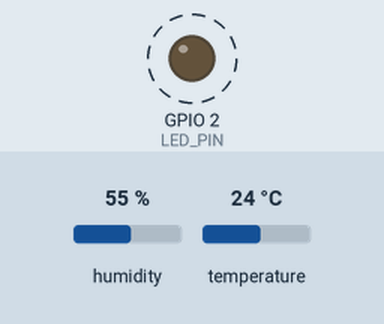
This sketch was run on a simulated ESP32. Shown: output pins drawn as LEDs (lit = HIGH). Dashed ring = blinking. Inputs (shaded band) come from the test bench; at power-on: humidity 55 %, temperature 24 °C. What the sketch prints to the serial monitor is not drawn.

Above: at 0.4 s.
Timing chart, 0 to 3.1 s (numbered marks = the images above):
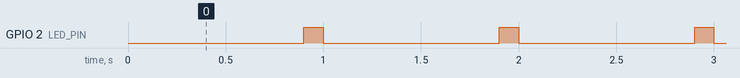

The sketch:

Lab3_DHT11.ino
```cpp
/* ============================================================================
 *  Lab3 : DHT11 — อ่านอุณหภูมิและความชื้น แสดงผลทาง Serial Port
 *  Board : ESP32 Devkit V2      Sensor : DHT11 ที่ GPIO15
 * ----------------------------------------------------------------------------
 *  สิ่งที่ Lab นี้สอน
 *    1. ติดตั้งและใช้ไลบรารี DHT ของ Adafruit
 *    2. อ่านเซนเซอร์ตามรอบเวลาแบบ non-blocking (ไม่ใช้ delay)
 *    3. ตรวจจับการอ่านล้มเหลวด้วย isnan() — เซนเซอร์ราคาถูกพลาดได้เสมอ
 *    4. คำนวณ Heat Index (อุณหภูมิที่ร่างกายรู้สึกจริง)
 *    5. เก็บสถิติ ค่าต่ำสุด/สูงสุด และอัตราการอ่านสำเร็จ
 *
 *  ไลบรารีที่ต้องติดตั้งก่อน (Tools > Manage Libraries...)
 *    - "DHT sensor library"      by Adafruit
 *    - "Adafruit Unified Sensor" by Adafruit   <- IDE จะถามให้ติดตั้งอัตโนมัติ
 *
 *  การต่อสาย  (บอร์ดนี้ต่อมาให้แล้ว ไม่ต้องเดินสายเพิ่ม)
 *    DHT11 VCC  -> 3.3V
 *    DHT11 DATA -> GPIO15   + ตัวต้านทาน pull-up 4.7k-10k ไปยัง 3.3V
 *    DHT11 GND  -> GND
 *
 *  ข้อจำกัดของ DHT11 ที่ต้องรู้
 *    - อ่านได้ไม่เกิน 1 ครั้ง/วินาที (Lab นี้ตั้งไว้ 2 วินาที เผื่อความปลอดภัย)
 *    - ความละเอียด 1 องศา / 1 %  ทศนิยมจึงเป็น .00 เสมอ ไม่ใช่อาการเสีย
 *    - วัดได้ 0-50 C (คลาดเคลื่อน +-2 C) และ 20-80 %RH (คลาดเคลื่อน +-5 %)
 *    - ถ้าต้องการทศนิยมจริงและช่วงวัดกว้างกว่านี้ ต้องเปลี่ยนเป็น DHT22
 *
 *  หมายเหตุ : Serial0 ใช้สายร่วมกับ RS485 บนบอร์ดนี้
 *             ให้ถอดสาย A+/B- ออกก่อนทดสอบ Lab นี้
 * ==========================================================================*/

#include "pins_config.h"
#include <DHT.h>

// สร้างอ็อบเจกต์เซนเซอร์ : ค่า DHT_PIN และ DHT_TYPE มาจาก pins_config.h
DHT dht(DHT_PIN, DHT_TYPE);


// ============================ ค่าคงที่เรื่องเวลา ============================
const uint32_t DHT_INTERVAL_MS = 2000;   // อ่านเซนเซอร์ทุกกี่ ms (ห้ามต่ำกว่า 1000)
const uint32_t LED_ON_MS       = 100;    // LED กะพริบสั้น ๆ เป็นสัญญาณว่ายังไม่แฮงค์
const uint32_t LED_OFF_MS      = 900;


// ======================== ตัวแปรเก็บค่าและสถิติ ============================
uint32_t dhtAt     = 0;      // เวลาที่อ่านเซนเซอร์ครั้งล่าสุด
uint32_t okCount   = 0;      // จำนวนครั้งที่อ่านสำเร็จ
uint32_t failCount = 0;      // จำนวนครั้งที่อ่านล้มเหลว

float lastTemp = NAN;        // ค่าล่าสุดที่อ่านได้
float lastHumi = NAN;

float tempMin = NAN, tempMax = NAN;   // ค่าต่ำสุด/สูงสุดตั้งแต่เปิดเครื่อง
float humiMin = NAN, humiMax = NAN;

/* ทำไมค่าเริ่มต้นเป็น NAN ไม่ใช่ 0 ?
 *   ถ้าตั้ง tempMin = 0 ระบบจะเข้าใจว่าเคยวัดได้ 0 องศาแล้ว
 *   ค่าจริง 28 องศาจะไม่มีทางต่ำกว่า 0 ทำให้ tempMin ค้างที่ 0 ตลอดกาล
 *   NAN แปลว่า "ยังไม่มีข้อมูล" ซึ่งตรงกับความจริงมากกว่า
 */


// ===================== งานที่ 1 : LED heartbeat ============================
uint32_t ledAt    = 0;
bool     ledState = false;

void taskHeartbeat(uint32_t now) {
  uint32_t wait = ledState ? LED_ON_MS : LED_OFF_MS;
  if (now - ledAt < wait) return;

  ledAt    = now;
  ledState = !ledState;
  digitalWrite(LED_PIN, ledState ? HIGH : LOW);
}


// ==================== งานที่ 2 : อ่าน DHT11 ================================
void updateMinMax(float t, float h) {
  if (isnan(tempMin) || t < tempMin) tempMin = t;
  if (isnan(tempMax) || t > tempMax) tempMax = t;
  if (isnan(humiMin) || h < humiMin) humiMin = h;
  if (isnan(humiMax) || h > humiMax) humiMax = h;
}

void taskReadDHT(uint32_t now) {
  if (now - dhtAt < DHT_INTERVAL_MS) return;   // ยังไม่ถึงรอบ -> ไปทำงานอื่น
  dhtAt = now;

  /* หมายเหตุความจริง : ฟังก์ชัน read ของไลบรารีนี้ "หยุดรอ" ประมาณ 25 ms
   * เพราะโปรโตคอล 1-wire ของ DHT บังคับให้ต้องดึงสาย LOW ค้างไว้ 18 ms
   * เป็นข้อจำกัดของตัวเซนเซอร์เอง เลี่ยงไม่ได้ด้วยไลบรารีมาตรฐาน
   *
   * แต่เราคุมได้ว่าจะให้เกิดขึ้นถี่แค่ไหน — ตรงนี้คือ 25 ms ทุก 2 วินาที
   * คิดเป็น 1.25% ของเวลาทั้งหมด อีก 98.75% loop() ยังว่างทำงานอื่นได้ปกติ
   */
  float h = dht.readHumidity();
  float t = dht.readTemperature();        // ค่าเริ่มต้นเป็นองศาเซลเซียส

  // ---- ตรวจสอบความถูกต้องก่อนใช้งานเสมอ ----
  if (isnan(h) || isnan(t)) {
    failCount++;
    Serial.printf("[%6us] อ่านค่าไม่สำเร็จ (ครั้งที่ %u) — ",
                  now / 1000, failCount);
    Serial.println("ตรวจสาย DATA, ไฟเลี้ยง 3.3V และตัวต้านทาน pull-up");
    return;
  }

  okCount++;
  lastTemp = t;
  lastHumi = h;
  updateMinMax(t, h);

  /* Heat Index = อุณหภูมิที่ร่างกายรู้สึกจริง เมื่อรวมผลของความชื้นเข้าไปด้วย
   * ความชื้นสูงทำให้เหงื่อระเหยยาก ร่างกายจึงรู้สึกร้อนกว่าตัวเลขที่วัดได้
   * พารามิเตอร์ตัวที่ 3 : false = องศาเซลเซียส, true = ฟาเรนไฮต์
   * สูตรนี้ออกแบบมาสำหรับอากาศร้อน ถ้าต่ำกว่า 26 C ค่าจะไม่ค่อยมีความหมาย
   */
  float hi = dht.computeHeatIndex(t, h, false);

  uint32_t total   = okCount + failCount;
  uint32_t percent = (okCount * 100) / total;

  Serial.printf("[%6us] Temp:%5.1f C | Humi:%5.1f %% | รู้สึกเหมือน:%5.1f C | สำเร็จ %u/%u (%u%%)\n",
                now / 1000, t, h, hi, okCount, total, percent);
}


// ==================== งานที่ 3 : สรุปสถิติทุก 30 วินาที ====================
const uint32_t SUMMARY_MS = 30000;
uint32_t summaryAt = 0;

void taskSummary(uint32_t now) {
  if (now - summaryAt < SUMMARY_MS) return;
  summaryAt = now;

  if (okCount == 0) {
    Serial.println("--- ยังไม่เคยอ่านค่าสำเร็จเลย ตรวจการต่อสายเซนเซอร์ ---");
    return;
  }

  Serial.println("-------------------------------------------------------");
  Serial.printf("  สรุปรอบ %u นาที\n", now / 60000);
  Serial.printf("  อุณหภูมิ : ต่ำสุด %.1f C   สูงสุด %.1f C   ล่าสุด %.1f C\n",
                tempMin, tempMax, lastTemp);
  Serial.printf("  ความชื้น : ต่ำสุด %.1f %%   สูงสุด %.1f %%   ล่าสุด %.1f %%\n",
                humiMin, humiMax, lastHumi);
  Serial.printf("  อ่านสำเร็จ %u ครั้ง / ล้มเหลว %u ครั้ง\n", okCount, failCount);
  Serial.println("-------------------------------------------------------");
}


// ================================ SETUP ===================================
void setup() {
  Serial.begin(115200);
  pinMode(LED_PIN, OUTPUT);

  dht.begin();     // เริ่มต้นเซนเซอร์ ต้องเรียกก่อนอ่านค่าเสมอ

  Serial.println("\n=======================================================");
  Serial.println("  Lab3 : DHT11 — อุณหภูมิและความชื้น");
  Serial.println("=======================================================");
  Serial.printf ("  เซนเซอร์ : DHT11 ที่ GPIO%d\n", DHT_PIN);
  Serial.printf ("  รอบการอ่าน : ทุก %u ms\n", DHT_INTERVAL_MS);
  Serial.println("  ช่วงที่วัดได้ : 0-50 C (+-2 C) / 20-80 %RH (+-5 %)");
  Serial.println("-------------------------------------------------------");
  Serial.println("  ทศนิยมเป็น .0 เสมอ เพราะ DHT11 มีความละเอียด 1 หน่วย");
  Serial.println("  ไม่ใช่อาการเสีย ถ้าต้องการทศนิยมจริงให้เปลี่ยนเป็น DHT22");
  Serial.println("=======================================================\n");

  /* ไม่เรียก dht.read() ตรงนี้ เพราะเซนเซอร์ต้องใช้เวลาตั้งตัวราว 1-2 วินาที
   * หลังจ่ายไฟ การอ่านทันทีมักได้ NaN ปล่อยให้ taskReadDHT อ่านตามรอบดีกว่า */
}


// ================================= LOOP ===================================
void loop() {
  uint32_t now = millis();

  taskHeartbeat(now);   // LED กะพริบ — พิสูจน์ว่า loop ยังวิ่งอยู่
  taskReadDHT(now);     // อ่านเซนเซอร์ตามรอบ
  taskSummary(now);     // สรุปสถิติทุก 30 วินาที

  // ยังไม่มี delay() ในโปรแกรม — พร้อมเพิ่มงานอื่นได้ทันที
}
```

pins_config.h
```cpp
#pragma once
// ---------- Onboard ----------
#define LED_PIN       2

// ---------- Relay Output (Active LOW) ----------
#define RELAY1_PIN   17
#define RELAY2_PIN   16
#define RELAY3_PIN    4

#define RELAY_ON     LOW
#define RELAY_OFF    HIGH

// ---------- Push Button (Active LOW) ----------
// บอร์ดมี R pull-up 10k ภายนอกให้แล้วทั้ง 3 ตัว จึงใช้ pinMode(pin, INPUT) เฉยๆ
#define SW1_PIN      34   // input-only : ใส่ INPUT_PULLUP ไม่ได้ (ไม่มี pull-up ภายใน)
#define SW2_PIN      35   // input-only : ใส่ INPUT_PULLUP ไม่ได้ (ไม่มี pull-up ภายใน)
#define SW3_PIN      32   // ขาปกติ : มี pull-up ภายในให้ใช้ แต่บอร์ดมีภายนอกแล้วจึงไม่ต้อง

// ---------- Opto-isolated Input (Active LOW) ----------
#define ISO1_PIN     33   // เทอร์มินัล IN1
#define ISO2_PIN     27   // เทอร์มินัล IN2

// ---------- Sensor ----------
#define DHT_PIN      15
#define DHT_TYPE     DHT11   // เปลี่ยนเป็น DHT22 ถ้าใช้รุ่น 22

// ---------- LDR : ใช้เป็น Digital Input เท่านั้น ----------
// GPIO14 เป็น ADC2 ซึ่ง WiFi ยึดไปใช้ -> analogRead() ใช้ไม่ได้เมื่อเปิด WiFi
#define LDR_PIN      14
#define LDR_DARK     HIGH    // สถานะตอน "มืด" : ยังไม่ยืนยัน ต้องทดสอบขั้วก่อนใช้งานจริง
#define LDR_STABLE_MS 3000   // ต้องนิ่งกี่ ms ถึงจะยอมรับว่าเปลี่ยนสถานะจริง

// ---------- I2C OLED ----------
#define I2C_SDA      21
#define I2C_SCL      22
#define OLED_ADDR    0x3C
#define OLED_WIDTH  128
#define OLED_HEIGHT  64

// ---------- RS485 (ใช้ Serial0 — ชนกับ USB debug) ----------
#define RS485_SERIAL Serial
#define RS485_BAUD   9600
```

Measured:
- by itself, GPIO 2 (LED_PIN): alternates HIGH for 0.10 s and LOW for 0.90 s
